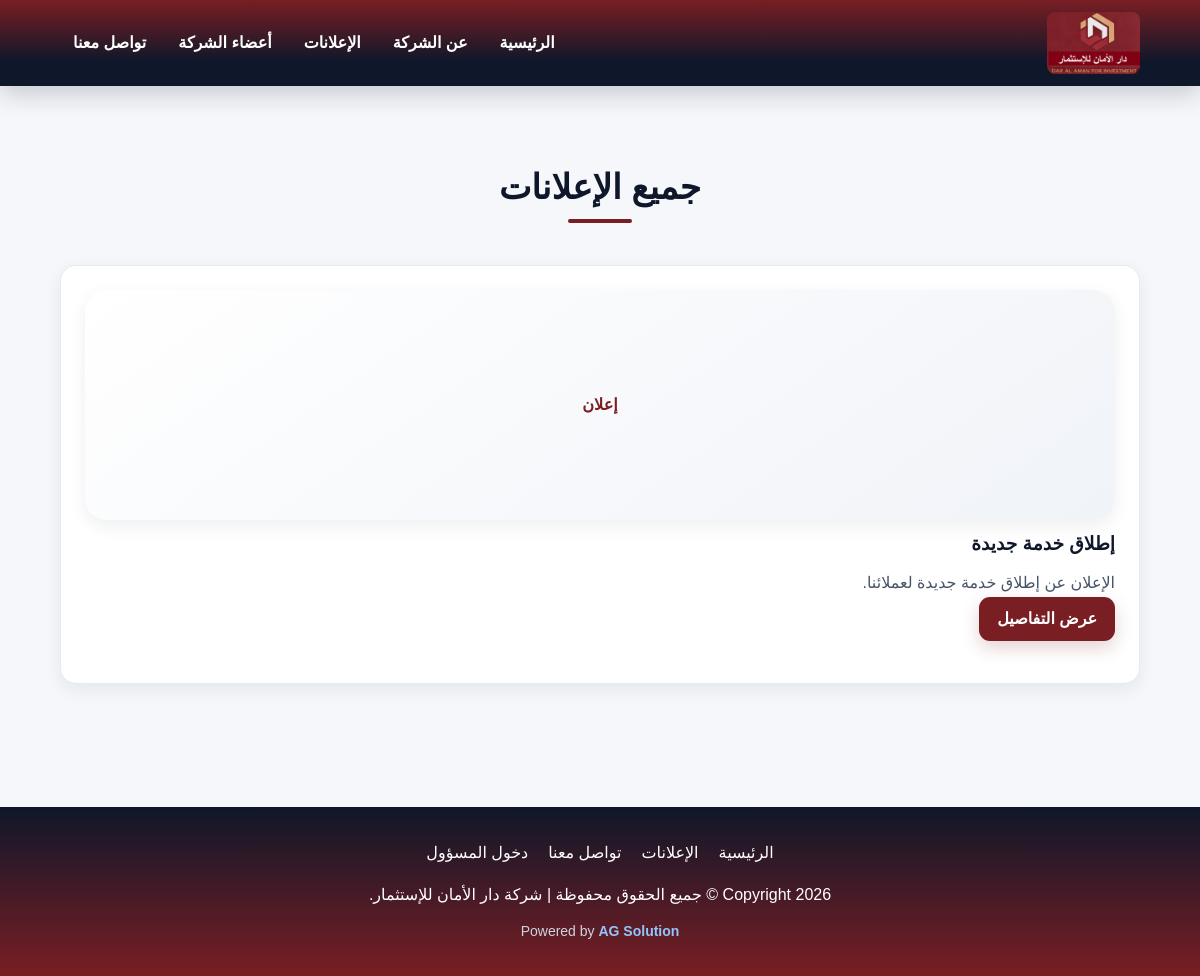
The app's page /announcements.php with its own data.
### tables this page shows
CREATE TABLE `announcements` (
  `id` int(11) NOT NULL,
  `title` varchar(200) NOT NULL,
  `short_description` varchar(255) NOT NULL,
  `description` text NOT NULL,
  `image` varchar(255) DEFAULT NULL,
  `created_at` timestamp NOT NULL DEFAULT current_timestamp(),
  `link` varchar(500) DEFAULT NULL
);

### includes/functions.php (called while the page is built, shortened)
<?php
function e($value) {
    return htmlspecialchars($value ?? '', ENT_QUOTES, 'UTF-8');
}

### announcements.php (the view, shortened to what this page needs)
<?php
require_once 'includes/header.php';
require_once 'includes/navbar.php';
$announcements = $pdo->query("SELECT * FROM announcements ORDER BY id DESC")->fetchAll();
?>
<section class="section">
    <h2 class="section-title">جميع الإعلانات</h2>
    <div class="cards">
        <?php foreach ($announcements as $item): ?>
            <div class="card">
                <?php if ($item['image']): ?><img src="uploads/announcements/<?= e($item['image']) ?>" alt=""><?php else: ?><div class="placeholder-img">إعلان</div><?php endif; ?>
                <h3><?= e($item['title']) ?></h3>
                <p><?= e($item['short_description']) ?></p>
                <a class="btn" href="announcement-details.php?id=<?= $item['id'] ?>">عرض التفاصيل</a>
            </div>
        <?php endforeach; ?>
    </div>
</section>
<?php require_once 'includes/footer.php'; ?>

### assets/css/style.css (style rules this page uses)
:root { --primary: #791e23; --primary-dark: #5d151a; --navy: #0f172a; --navy-soft: #1e293b; --surface: #ffffff; --background: #f5f7fb; --text: #1f2937; --muted: #64748b; --border: #e2e8f0; --success-bg: #dcfce7; --success-text: #166534; --error-bg: #fee2e2; --error-text: #991b1b; --shadow-sm: 0 6px 18px rgba(15, 23, 42, 0.07); --shadow-md: 0 14px 36px rgba(15, 23, 42, 0.12); --radius-sm: 10px; --radius-md: 16px; --radius-lg: 22px; --container: 1180px; }
* { box-sizing: border-box; margin: 0; padding: 0; }
html { scroll-behavior: smooth; scroll-padding-top: 92px; }
body { min-width: 320px; overflow-x: hidden; font-family: Tahoma, Arial, sans-serif; background: var(--background); color: var(--text); line-height: 1.8; text-rendering: optimizeLegibility; -webkit-font-smoothing: antialiased; }
a { transition: color 0.2s ease, opacity 0.2s ease, transform 0.2s ease; }
.section { width: min(100%, calc(var(--container) + 10%)); margin-inline: auto; padding: clamp(48px, 7vw, 78px) 5%; }
.section-title { position: relative; margin-bottom: clamp(28px, 5vw, 42px); padding-bottom: 13px; text-align: center; color: var(--navy); font-size: clamp(1.7rem, 4vw, 2.15rem); line-height: 1.35; }
.section-title::after { content: ""; position: absolute; bottom: 0; left: 50%; width: 64px; height: 4px; border-radius: 999px; background: var(--primary); transform: translateX(-50%); }
.about-logo, .placeholder-img { display: flex; align-items: center; justify-content: center; min-height: 230px; overflow: hidden; border-radius: var(--radius-lg); color: var(--primary); font-weight: 700; background: linear-gradient(145deg, #fff, #f0f3f8); box-shadow: var(--shadow-sm); }
.cards { display: grid; grid-template-columns: repeat(auto-fit, minmax(min(250px, 100%), 1fr)); gap: 24px; }
.card { min-width: 0; margin: 0; padding: clamp(18px, 3vw, 24px); overflow: hidden; border: 1px solid rgba(226, 232, 240, 0.85); border-radius: var(--radius-md); background: var(--surface); box-shadow: var(--shadow-sm); transition: transform 0.25s ease, box-shadow 0.25s ease; }
.card h1, .card h2, .card h3 { line-height: 1.5; color: var(--navy); }
.card h3 { margin-bottom: 10px; margin-top: 10px; }
.card p { color: #475569; overflow-wrap: anywhere; }
.btn { display: inline-flex; align-items: center; justify-content: center; gap: 7px; min-height: 44px; margin-bottom: 18px; padding: 10px 18px; border: 0; border-radius: 11px; background: var(--primary); color: #fff; font-weight: 700; line-height: 1.4; text-align: center; text-decoration: none; cursor: pointer; box-shadow: 0 7px 18px rgba(121, 30, 35, 0.2); }

### records on screen
announcements: shows "إعلان", title "إطلاق خدمة جديدة", short_description "الإعلان عن إطلاق خدمة جديدة لعملائنا."
